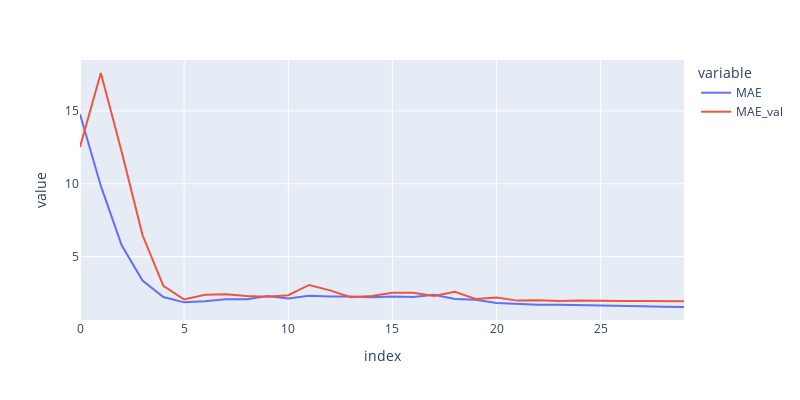

Write notebook code for a chart like this one.
### Code cell
px.line(result.loc["Metrics"][5],y=["MAE","MAE_val"],width=800,height=400)

### Figure 1 — Plotly figure (JSON) as saved in the notebook; plotly's stock layout.template omitted (floating-point values rounded to 4 significant figures)
{"data": [{"hovertemplate": "variable=MAE<br>index=%{x}<br>value=%{y}<extra></extra>", "legendgroup": "MAE", "line": {"color": "#636efa", "dash": "solid"}, "marker": {"symbol": "circle"}, "mode": "lines", "name": "MAE", "orientation": "v", "showlegend": true, "type": "scatter", "x": [0, 1, 2, 3, 4, 5, 6, 7, 8, 9, 10, 11, 12, 13, 14, 15, 16, 17, 18, 19, 20, 21, 22, 23, 24, 25, 26, 27, 28, 29], "xaxis": "x", "y": [14.77, 9.851, 5.775, 3.358, 2.225, 1.863, 1.946, 2.079, 2.081, 2.297, 2.135, 2.311, 2.267, 2.27, 2.221, 2.259, 2.222, 2.377, 2.093, 2.048, 1.811, 1.745, 1.701, 1.69, 1.657, 1.606, 1.602, 1.588, 1.558, 1.543], "yaxis": "y"}, {"hovertemplate": "variable=MAE_val<br>index=%{x}<br>value=%{y}<extra></extra>", "legendgroup": "MAE_val", "line": {"color": "#EF553B", "dash": "solid"}, "marker": {"symbol": "circle"}, "mode": "lines", "name": "MAE_val", "orientation": "v", "showlegend": true, "type": "scatter", "x": [0, 1, 2, 3, 4, 5, 6, 7, 8, 9, 10, 11, 12, 13, 14, 15, 16, 17, 18, 19, 20, 21, 22, 23, 24, 25, 26, 27, 28, 29], "xaxis": "x", "y": [12.52, 17.6, 12.2, 6.481, 2.991, 2.054, 2.385, 2.417, 2.3, 2.242, 2.352, 3.057, 2.684, 2.212, 2.305, 2.529, 2.515, 2.294, 2.582, 2.098, 2.191, 1.981, 2.012, 1.963, 1.992, 1.957, 1.956, 1.951, 1.934, 1.934], "yaxis": "y"}], "layout": {"height": 400, "legend": {"title": {"text": "variable"}, "tracegroupgap": 0}, "margin": {"t": 60}, "width": 800, "xaxis": {"anchor": "y", "domain": [0, 1], "title": {"text": "index"}}, "yaxis": {"anchor": "x", "domain": [0, 1], "title": {"text": "value"}}}}
